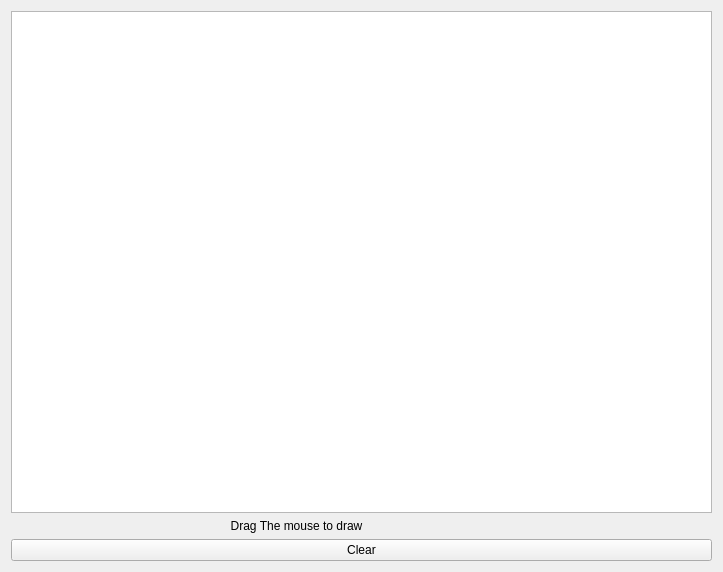
<?xml version="1.0" encoding="UTF-8"?>
<ui version="4.0">
 <class>Form</class>
 <widget class="QWidget" name="Form">
  <property name="geometry">
   <rect>
    <x>0</x>
    <y>0</y>
    <width>723</width>
    <height>572</height>
   </rect>
  </property>
  <property name="windowTitle">
   <string>Form</string>
  </property>
  <layout class="QGridLayout" name="gridLayout">
   <item row="0" column="0">
    <widget class="QGraphicsView" name="drawField"/>
   </item>
   <item row="2" column="0">
    <widget class="QPushButton" name="clear">
     <property name="text">
      <string>Clear</string>
     </property>
    </widget>
   </item>
   <item row="1" column="0">
    <widget class="QLabel" name="label">
     <property name="text">
      <string>                                                                  Drag The mouse to draw </string>
     </property>
    </widget>
   </item>
  </layout>
 </widget>
 <resources/>
 <connections/>
</ui>
